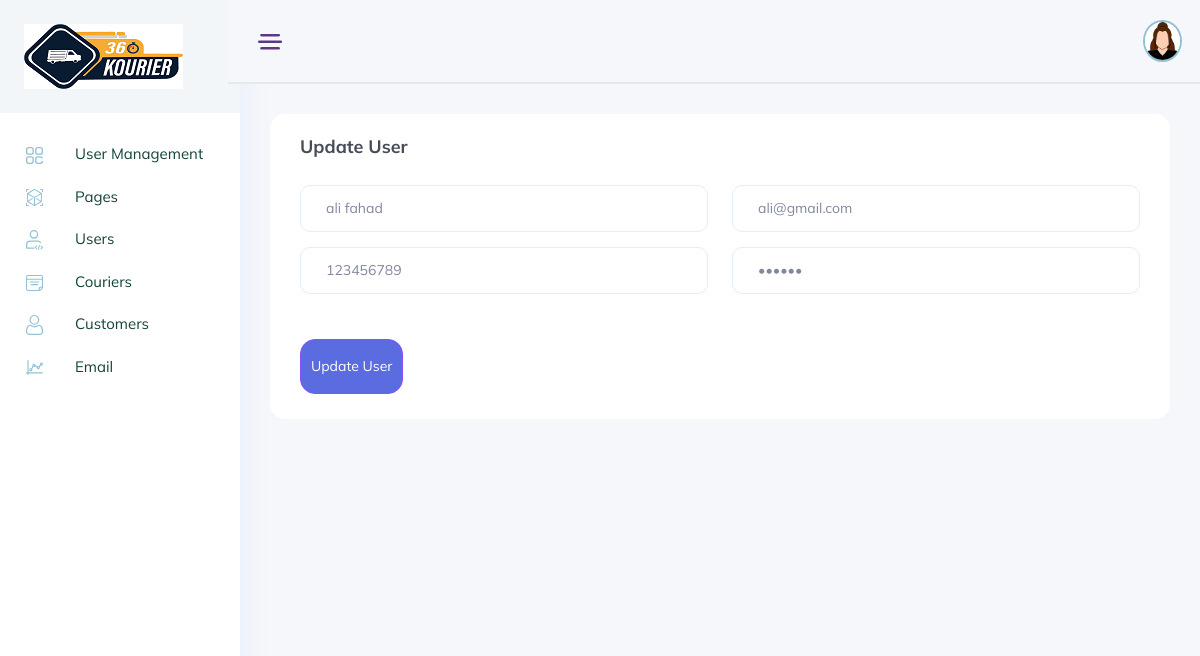
The app's page /admin/update-customer.php?id=1 with its own data.
### tables this page shows
CREATE TABLE `customer_login` (
  `cust_id` int(11) NOT NULL,
  `username` varchar(255) DEFAULT NULL,
  `email` varchar(255) DEFAULT NULL,
  `password` varchar(255) DEFAULT NULL,
  `phone` int(11) DEFAULT NULL
);

### admin/update-customer.php (the view, shortened to what this page needs)
<!DOCTYPE html>
<html lang="zxx">
<head>
<link rel="stylesheet" href="css/bootstrap1.min.css" />
<link rel="stylesheet" href="vendors/themefy_icon/themify-icons.css" />
<link rel="stylesheet" href="vendors/niceselect/css/nice-select.css" />
<link rel="stylesheet" href="vendors/owl_carousel/css/owl.carousel.css" />
<link rel="stylesheet" href="vendors/gijgo/gijgo.min.css" />
<link rel="stylesheet" href="vendors/font_awesome/css/all.min.css" />
<link rel="stylesheet" href="vendors/tagsinput/tagsinput.css" />
<link rel="stylesheet" href="vendors/datepicker/date-picker.css" />
<link rel="stylesheet" href="vendors/vectormap-home/vectormap-2.0.2.css" />
<link rel="stylesheet" href="vendors/scroll/scrollable.css" />
<link rel="stylesheet" href="vendors/datatable/css/jquery.dataTables.min.css" />
<link rel="stylesheet" href="vendors/datatable/css/responsive.dataTables.min.css" />
<link rel="stylesheet" href="vendors/datatable/css/buttons.dataTables.min.css" />
<link rel="stylesheet" href="vendors/text_editor/summernote-bs4.css" />
<link rel="stylesheet" href="vendors/morris/morris.css">
<link rel="stylesheet" href="vendors/material_icon/material-icons.css" />
<link rel="stylesheet" href="css/metisMenu.css">
<link rel="stylesheet" href="css/style1.css" />
<link rel="stylesheet" href="css/colors/default.css" id="colorSkinCSS">
</head>
<body class="crm_body_bg">
<?php
    require('side_bar.php');
?>
<?php
        include('config.php');
        $id = $_GET['id'];
        $query = "SELECT * FROM `customer_login` WHERE `cust_id` = '$id'";
        $result = mysqli_query($conn , $query);
        $row = mysqli_fetch_row($result);
    ?>
<div class="row">
<div class="col-12">
<div class="white_card card_height_100 mb_30">
<div class="white_card_header">
<div class="box_header m-0">
<div class="main-title">
<h3 class="m-0">Update User</h3>
</div>
</div>
</div>
<form action="<?php $_SERVER["PHP_SELF"] ?>" method="POST">
<div class="white_card_body">
<div class="row">
<div class="col-lg-6">
<div class="common_input mb_15">
<input type="text" placeholder="Username" name="username" value="<?php echo $row[1];?>">
</div>
</div>
<div class="col-lg-6">
<div class="common_input mb_15">
<input type="text" placeholder="Email Address" name="email" value="<?php echo $row[2];?>">
</div>
</div>
<div class="col-lg-6">
<div class="common_input mb_15">
<input type="text" placeholder="Mobile No" name="phone" value="<?php echo $row[4];?>">
</div>
</div>
<div class="col-lg-6">
<div class="common_input mb_15">
<input type="password" placeholder="Password" name="password" value="<?php echo $row[3];?>">
</div>
</div>
<div class="col-12">
<div class="create_report_btn mt_30">
<input type="submit" class="btn_1 radius_btn d-block text-center" value="Update User" name="update">
</div>
</div>
</div>
</div>
</form>
</div>
</div>
</div>

### records on screen
customer_login: username "ali fahad", email "ali@gmail.com", phone "123456789"
